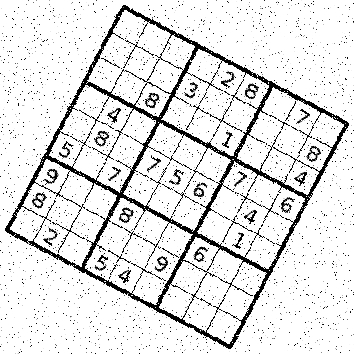
%> input picture testing/misc/sudoku-noisy-rotated.png, 354 x 354 px, given in place of sudoku-noisy-rotated.jpg, which was not available
$ octave --eval "test_labeled;"   (GNU Octave 9; MATLAB toolbox functions it lacks are replaced by stand-ins)
%> lines starting %> are read from the running program, lines starting %| are printed output that depends on the picture; in (x1, y1, x2, y2) boxes, pixels count from 0 and x2, y2 are one past the last pixel; in counts of white or black regions, pixels touching at a corner belong together; the program's own positions count from 1; pictures that were not available may be replaced by others from this repository, and a replacement may not be noted
### lib/conn_comp/connected_components.m
function [ labeled, num_components ] = connected_components(bimage)
% Compute an image 'labeled' where every pixel is labeled with the
% connected component it is in, and return the number of components

    [num_rows, num_cols] = size(bimage);
    labeled = zeros(num_rows, num_cols);
    num_components = 0;
    label = 1;

    while true
        % Search for an unlabeled 1

        [nz_rows, nz_cols] = find(labeled < bimage);
        num_nz_elements = length(nz_rows);

        if num_nz_elements == 0
            break;
        end

        % Found an unlabeled 1
        root_row = nz_rows(1);
        root_col = nz_cols(1);

        labeled = CC_DFS_student(bimage, root_row, root_col, label, labeled);

        num_components = num_components + 1;
        label = label + 1;
    end
end

### lib/image_cleanup/remove_noise.m
function clean_image = remove_noise(labeled_image, label_count, thresh)
%REMOVE_NOISE Given a binary 'labeled_image' such that cells with the same
%integer value are part of the same connected component (and 0 indicating a
%no component), return a 'clean_image' that has all the connected
%components with pixel count less than 'thresh' are set to zero.

clean_image = labeled_image;

for i = 1 : label_count
    locations = find(labeled_image == i);
    count = length(locations);
    if count >= thresh
        clean_image(locations) = 1;
    else
        clean_image(locations) = 0;
    end
end

end

### lib/conn_comp/CC_DFS_student.m
function labeled = CC_DFS_student(bimage, root_row, root_col, label, labeled)
% Run DFS to label a single connected component of an image.  When this
% function is finished, the matrix 'labeled' should have the value 'label'
% for every pixel that is in the same component of bimage as the pixel at
% (root_row, root_col).
%
% Inputs:
%    bimage: the thresholded binary image
%    root_row, root_col: the row and column of the root node
%    label:   the label that every pixel in this component should be given
%
% Outputs:
%    labeled: the matrix that should be properly labeled on exit

    s = newLinkedList();
    s = stackPush(s, root_row, root_col); % Start wih the root pixel

    while ~listIsEmpty(s)
        [r, c] = stackPeek(s);
        labeled(r, c) = label;
        [nextR, nextC] = explore(bimage, labeled, r, c);

        if nextR ~= r || nextC ~= c % Check if it is not a terminal node
            s = stackPush(s, nextR, nextC);
        else
            [~, ~, s] = stackPop(s);
        end
    end
end

% [28 lines left out: functions explorable, explore, not called in this run]

### lib/conn_comp/newLinkedList.m
function list = newLinkedList()
% Returns an array that can be used as a linked list (of positive numbers)
list = zeros(1, 80000);
list(1) = 0; % Pointer to start
list(2) = 0; % Pointer to end
list(3) = 0; % Size of list
list(4) = 5; % Pointer to first free cell

### lib/conn_comp/stackPush.m
function stack = stackPush(stack, row, col)
% Push an element onto the stack

    stack = listInsertAtStart(stack, row, col);

### lib/conn_comp/listInsertAtStart.m
function list = listInsertAtStart(list, row, col)
% Insert an element x at the start of the list, and return the new list

    enforceListConstraints(list);

    % Allocate a new cell for the new element
    [index, list] = getNewListCell(list);

    % Find the index of the old first element
    first = list(1);

    % Fill in the new cell, updating its values and pointers
    list(index) = 0;        % Back pointer to the previous element (null)
    list(index+1) = row;    % Value of the row
    list(index+2) = col;    % Value of the column
    list(index+3) = first;  % Forward pointer to the next element

    % Update back pointer for the old first element
    if first ~= 0
        % The list wasn't empty, so update the back pointer
        list(first) = index;
    else
        % The list was empty, so the first element is also the last element
        % Thus, update the header's pointer to the last element
        list(2) = index;
    end

    list(1) = index;        % update the starting index

    enforceListConstraints(list);
end

### lib/conn_comp/enforceListConstraints.m
function enforceListConstraints( list )
%ENFORCELISTCONSTRAINTS Checks if the list is header is consistent
if (list(1) == 0 || list(2) == 0 || list(3) == 0) ...
   && (list(1) ~= 0 || list(2) ~= 0 || list(3) ~= 0)
    error('List header is inconsistent. First: %d, Last: %d, Size: %d', list(1), list(2), list(3));

end

### lib/conn_comp/getNewListCell.m
function [index, list] = getNewListCell(list)
% Returns the index of a new list cell

    % Scan the list for the new free index
    index = list(4);

    if index > length(list)
        error('Linked list is out of memory.\n');
    end

    nextFree = list(index + 3); % Get the pointer to the next free node

    list(index + 3) = 0; % Clear the pointer

    if nextFree == 0 % If this wasn't a 'used' block
        nextFree = index + 4; % The next block must be right after this one
    end

    list(4) = nextFree; % Update the free list pointer

    list(3) = list(3) + 1; % Update the size

### lib/unit_tests/test_labeled.m
function test_labeled( )

img = imread('sudoku-noisy-rotated.jpg');
%> img is the input picture: size 354x354x3 uint8; min 0, max 255, mean 226.1
%img = imread('sudoku1.png');
img = im2double(img);
%> img: size 354x354x3 double
if size(img, 3) > 1
img = rgb2gray(img);
%> img: size 354x354 double
end
img(img > 0.5) = 1;
img(img <= 0.5) = 0;
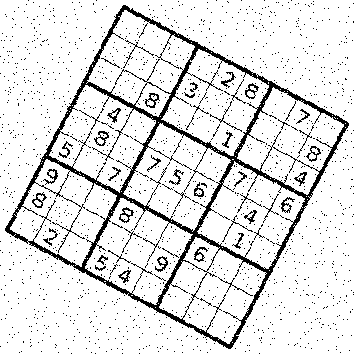
%> img: size 354x354 double; values 0 (black) and 1 (white), 88.7% white; black in thin lines or dots
img = ~img;
%> img: size 354x354 logical; 11.3% white in thin lines or dots

[lbl, n] = connected_components(img);
%> the loop in connected_components, `while true` made 2797 passes
%> (num_nz_elements, root_row, root_col) on passes 1 to 3: (14168, 57, 1), (14167, 74, 1), (14166, 118, 1)
%> pass 1, in connected_components, `labeled = CC_DFS_student(bimage, root_row, root_col, label, labeled);`:
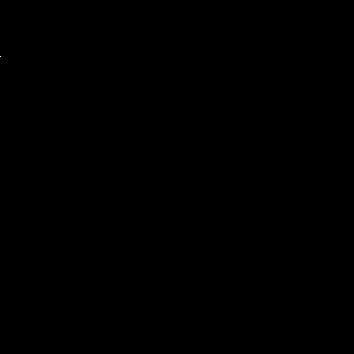
%> labeled: size 354x354 double; values 0 (black) and 1 (white), 0% white in thin lines or dots, all inside (x1, y1, x2, y2) = (0, 56, 1, 57)
%> after the loop in connected_components, `while true`:
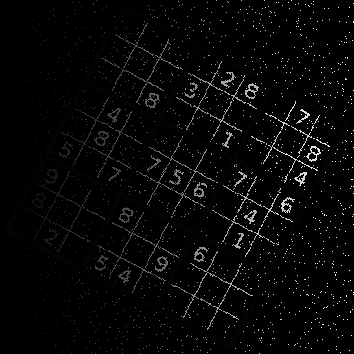
%> labeled: size 354x354 double; min 0, max 2796, mean 71.9; drawn with min black and max white
%> after the loop in connected_components, `while true`: label = 2797; num_components = 2796
%> n = 2796
l2 = remove_noise(lbl,n, 3);
%> the loop in remove_noise, `for i = 1 : label_count` made 2796 passes
%> (locations, count) on passes 1 to 3: (57, 1), (74, 1), (118, 1)
%> after the loop in remove_noise, `for i = 1 : label_count`:
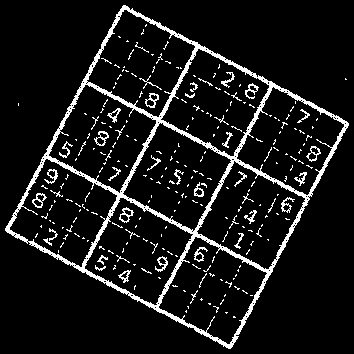
%> clean_image: size 354x354 double; values 0 (black) and 1 (white), 9.2% white; 254 white regions (206 under 20 px), largest, box (x1, y1, x2, y2) and area: (5, 5, 349, 349) 7905, (145, 93, 159, 108) 84, (94, 131, 109, 146) 84
imshow(l2);
end
